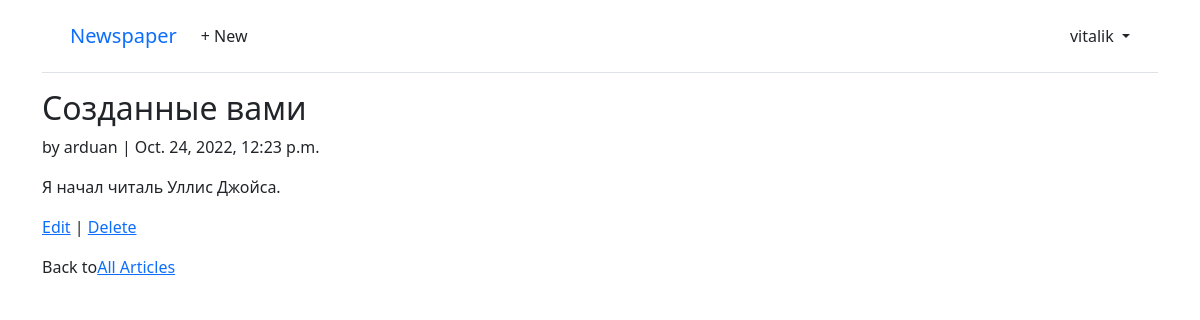
Page /articles/5/ (signed in) on the committed database.
### users/models.py (models this page shows)
class CustomUser(AbstractUser):
    age = models.PositiveIntegerField(default=0)

### articles/models.py (models this page shows, shortened)
class Article(models.Model):
    title = models.CharField(max_length=255)
    body = models.TextField()
    date = models.DateTimeField(auto_now_add=True)
    author = models.ForeignKey(
        settings.AUTH_USER_MODEL,
        on_delete=models.CASCADE,
    )

### articles/views.py (the view)
# urls.py: path("<int:pk>/", ArticleDetailView.as_view(), name="article_detail"),
class ArticleDetailView(LoginRequiredMixin, DetailView):
    model = models.Article
    template_name = 'article_detail.html'
    login_url = 'login'

### templates/article_detail.html
{% extends 'base.html' %}
{% block content %}
    <div class="article-entry">
    <h2>{{ object.title }}</h2>
    <p>by {{ object.author }} | {{ object.date }}</p>
    <p>{{ object.body }}</p>
    </div>
    <p><a href="{% url 'article_edit' article.pk %}">Edit</a> | <a href="{% url 'article_delete' article.pk %}">Delete</a></p>
    <p>Back to<a href="{% url 'article_list' %}">All Articles</a></p>
{% endblock content %}

### templates/base.html (shortened to what this page needs)
<!DOCTYPE html>
<html>
<head>
  <link href="https://cdn.jsdelivr.net/npm/bootstrap@5.1.3/dist/css/bootstrap.min.css" rel="stylesheet">
</head>
<body>
  <div class="container">
    <header class="p-3 mb-3 border-bottom">
      <div class="container">
        <div class="d-flex flex-wrap align-items-center justify-content-center
          justify-content-lg-start">
          <a class="navbar-brand" href="{% url 'home' %}">Newspaper</a>
          <ul class="nav col-12 col-lg-auto me-lg-auto mb-2 justify-content-center
            mb-md-0">
          {% if user.is_authenticated %}
            <li><a href="{% url 'article_new' %}" class="nav-link px-2 link-dark">+ New</a></li>
          </ul>
          <div class="dropdown text-end">
            <a href="#" class="d-block link-dark text-decoration-none dropdown-toggle"
              id="dropdownUser1" data-bs-toggle="dropdown" aria-expanded="false">
              {{ user.username }}
            </a>
          </div>
          {% else %}
          </ul>
          <div class="text-end">
            <a href="{% url 'login' %}" class="btn btn-outline-primary me-2">Log In</a>
            <a href="{% url 'signup' %}" class="btn btn-primary">Sign Up</a>
          </div>
          {% endif %}
        </div>
      </div>
    </header>
    <main>
      {% block content %}
      {% endblock content %}
    </main>
  </div>
</body>
</html>

### rows in the picture
CustomUser: username "vitalik"
Article: title "Созданные вами", author "arduan", date "Oct. 24, 2022, 12:23 p.m.", body "Я начал читаль Уллис Джойса."
